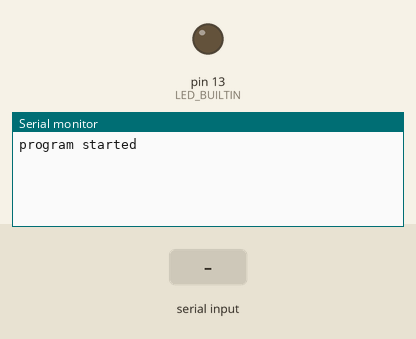
A sketch run on a simulated Arduino Uno, built with avr-gcc and run on an emulated ATmega328P. Shown: output pins drawn as LEDs (lit = HIGH), the last lines printed to the serial monitor. The test bench sets the inputs (shaded band). Storage starts empty.

Above: at 1.2 s.
1.3 s: "i\n" received over the second serial link
At 1.9 s:
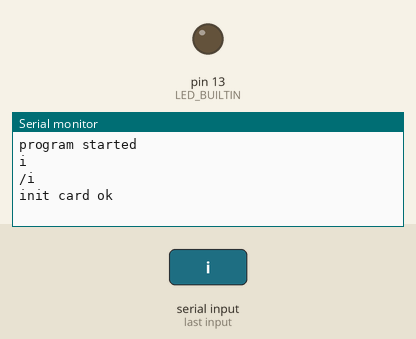
2.8 s: "l\n" received over the second serial link
At 3.6 s:
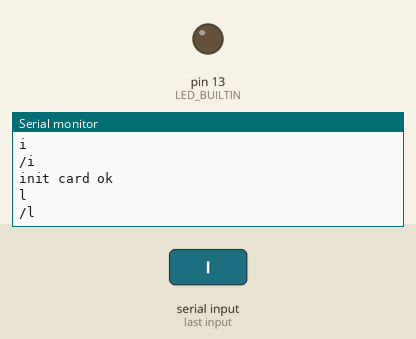
4.3 s: "r\n" received over the second serial link
At 4.9 s:
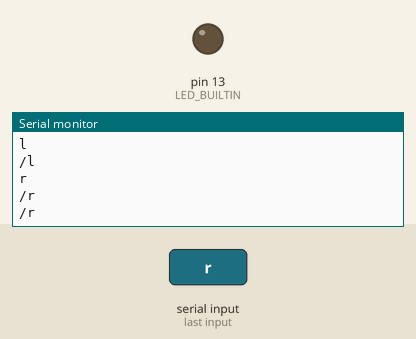

The sketch:

SDcardSerial.ino
```cpp
/*

  The circuit:
    SD card attached to SPI bus as follows:
 ** MOSI - pin 11
 ** MISO - pin 12
 ** CLK - pin 13
 ** CS -Pin 4

*/

// include the SD library:
#include <SPI.h>
#include <mySD.h>
#include <SoftwareSerial.h>

// set up variables using the SD utility library functions:
Sd2Card card;
SdVolume volume;
SdFile root;
const int chipSelect = 4;
SoftwareSerial mySerial(2, 3); // RX, TX

void setup() {
  pinMode(LED_BUILTIN, OUTPUT);

  // Open serial communications and wait for port to open:
  Serial.begin(9600);
  while (!Serial) {
    ; // wait for serial port to connect. Needed for native USB port only
  }
  Serial.println("program started");

  // set the data rate for the SoftwareSerial port
  mySerial.begin(28800);

}

void loop() {

  String str;
  String fullpath;
  String filename;
  String curDirname;
  String dataString;
  int dirIndex;
  File curDir;
  File myFile;

  //read message from Espruino
  while (mySerial.available() > 0) {
    str = mySerial.readStringUntil('\n');

    //Serial.println("Arduino received:");
    Serial.println(str);
    //mySerial.println(str);
    char task = str[0];

    // read parameters
    dirIndex = str.indexOf(':', 2 );
    //curDirname = "/2019/4/17";
    //filename = str.substring(2, 14);
    curDirname = str.substring(2, dirIndex);
    filename = str.substring(dirIndex + 1, dirIndex + 14);
    fullpath = curDirname + "/" + filename;
    //Serial.println(filename);
    Serial.println(fullpath);
    dataString = "bla";

    switch (task) {
      case 'i':    //
        if (!SD.begin(4)) {
          Serial.println("init card fail");
          mySerial.println("init card fail");
        } else {
          Serial.println("init card ok");
          mySerial.write("init card ok\n");
        }
        delay(10);
        break;
      case 'l':    //
        curDir = SD.open("/2019/4/17");
        printDirectory(curDir);
        break;
      case 'r':    //
        // open the file for reading:
        myFile = SD.open(fullpath);
        if (myFile) {
          // read from the file until there's nothing else in it:
          while (myFile.available()) {
            mySerial.write(myFile.read());
          }
          myFile.close();
        } else {
          // if the file didn't open, print an error:
          Serial.println(fullpath);
          mySerial.println(fullpath);
        }
        break;
      case 'w':    //
        // open the file for write/append
        myFile = SD.open(fullpath, FILE_WRITE);
        // File dataFile = SD.open("datalog.txt", FILE_WRITE);
        // if the file is available, write to it:
        if (myFile) {
          myFile.println(dataString);
          myFile.close();
          //Serial.println(dataString);
        }
        // if the file isn't open, pop up an error:
        else {
          Serial.println("error opening file");
        }
        break;

    }

    delay(10);
  }

}

void printDirectory(File dir) {
  while (true) {

    File entry =  dir.openNextFile();
    if (! entry) {
      // no more files
      break;
    }
    mySerial.println(entry.name());
    entry.close();
  }
}

//fullpath = "/2019/4/17/23_04_00.txt";
```

Measured:
- after the input at 1.3 s, the serial monitor: prints a new line at once (image 1)
- after the input at 2.8 s, the serial monitor: prints a new line at once (image 2)
- after the input at 4.3 s, the serial monitor: prints a new line at once (image 3)
